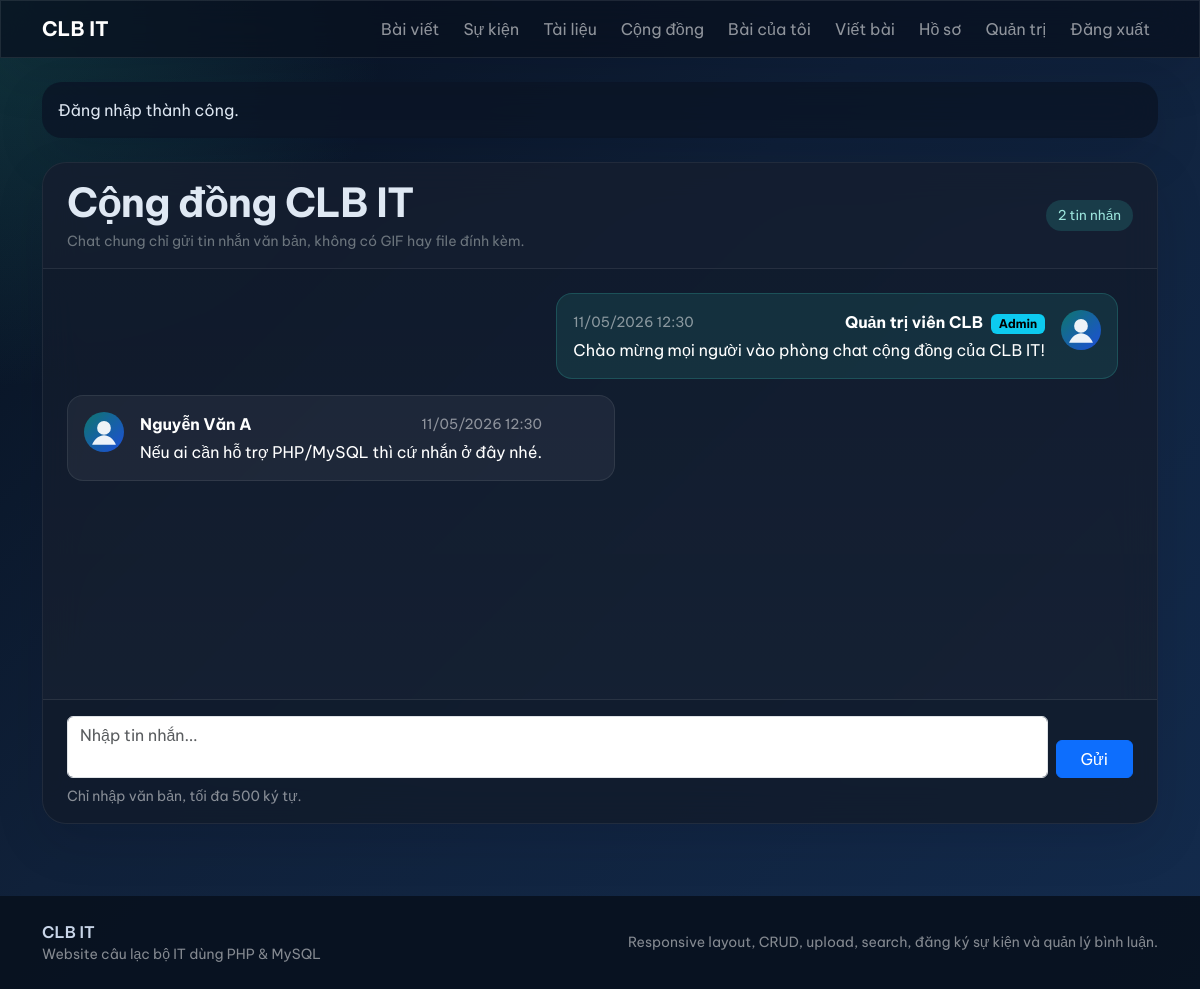
Screenshot of /community.php (signed in) with the database file from the repository.
### tables this page shows
CREATE TABLE community_messages (
    id INT AUTO_INCREMENT PRIMARY KEY,
    user_id INT NOT NULL,
    content VARCHAR(500) NOT NULL,
    status ENUM('visible', 'hidden') NOT NULL DEFAULT 'visible',
    created_at TIMESTAMP DEFAULT CURRENT_TIMESTAMP,
    updated_at TIMESTAMP DEFAULT CURRENT_TIMESTAMP ON UPDATE CURRENT_TIMESTAMP,
    CONSTRAINT fk_community_messages_user FOREIGN KEY (user_id) REFERENCES users(id) ON DELETE CASCADE,
    INDEX idx_community_messages_status (status),
    INDEX idx_community_messages_created_at (created_at)
);

CREATE TABLE users (
    id INT AUTO_INCREMENT PRIMARY KEY,
    fullname VARCHAR(100) NOT NULL,
    email VARCHAR(120) NOT NULL UNIQUE,
    password VARCHAR(255) NOT NULL,
    avatar VARCHAR(255) NULL,
    bio TEXT NULL,
    skills VARCHAR(255) NULL,
    role ENUM('admin', 'member') NOT NULL DEFAULT 'member',
    status ENUM('active', 'locked') NOT NULL DEFAULT 'active',
    created_at TIMESTAMP DEFAULT CURRENT_TIMESTAMP,
    updated_at TIMESTAMP DEFAULT CURRENT_TIMESTAMP ON UPDATE CURRENT_TIMESTAMP,
    INDEX idx_users_role_status (role, status)
);

### config/database.php (called while the page is built, shortened)
<?php
function db(): PDO
{
    static $pdo = null;
    if ($pdo instanceof PDO) {
        return $pdo;
    }
    $dsn = 'mysql:host=' . DB_HOST . ';dbname=' . DB_NAME . ';charset=utf8mb4';
    $pdo = new PDO($dsn, DB_USER, DB_PASS, [
        PDO::ATTR_ERRMODE => PDO::ERRMODE_EXCEPTION,
        PDO::ATTR_DEFAULT_FETCH_MODE => PDO::FETCH_ASSOC,
        PDO::ATTR_EMULATE_PREPARES => false,
    ]);
    return $pdo;
}

### includes/functions.php (called while the page is built, shortened)
<?php
function e(?string $value): string
{
    return htmlspecialchars((string) $value, ENT_QUOTES, 'UTF-8');
}
function current_user_row(): ?array
{
    $stmt = db()->prepare('SELECT * FROM users WHERE id = :id LIMIT 1');
    $stmt->execute(['id' => (int) $_SESSION['user']['id']]);
    $user = $stmt->fetch();
    return $user;
}
function is_logged_in(): bool
{
    return current_user_row() !== null;
}
function current_user_id(): ?int
{
    $user = current_user_row();
    return $user ? (int) $user['id'] : null;
}
function format_datetime(?string $value): string
{
    return date('d/m/Y H:i', strtotime($value));
}

### community.php (the view, shortened to what this page needs)
<?php
require_once __DIR__ . '/config/database.php';
require_once __DIR__ . '/includes/functions.php';
$messagesStmt = db()->query("SELECT m.*, u.fullname, u.avatar, u.role
    FROM community_messages m
    INNER JOIN users u ON u.id = m.user_id
    WHERE m.status = 'visible'
    ORDER BY m.created_at ASC");
$messages = $messagesStmt->fetchAll();
require_once __DIR__ . '/includes/header.php';
?>
<div class="clubit-card p-0 overflow-hidden community-shell">
    <div class="community-header d-flex justify-content-between align-items-center flex-wrap gap-2 px-4 py-3">
        <div>
            <h1 class="section-title mb-1">Cộng đồng CLB IT</h1>
            <div class="text-secondary small">Chat chung chỉ gửi tin nhắn văn bản, không có GIF hay file đính kèm.</div>
        </div>
        <span class="soft-badge"><?php echo count($messages); ?> tin nhắn</span>
    </div>
    <div class="community-chat px-4 py-4 <?php echo empty($messages) ? 'is-empty' : ''; ?>" data-community-chat>
        <?php if (empty($messages)): ?>
            <div class="community-empty-state text-center text-secondary">Chưa có tin nhắn nào. Hãy mở lời trước!</div>
        <?php else: ?>
            <?php foreach ($messages as $message): ?>
                <?php $isMine = (int) $message['user_id'] === (int) (current_user_id() ?? 0); ?>
                        <div class="community-message <?php echo $isMine ? 'is-mine ms-auto' : ''; ?>">
                    <div class="d-flex align-items-start gap-3">
                        <a href="<?php echo e(BASE_URL); ?>/profile.php?id=<?php echo (int) $message['user_id']; ?>" class="text-decoration-none">
                            <img src="<?php echo e($message['avatar'] ? UPLOAD_URL . '/' . $message['avatar'] : BASE_URL . '/assets/images/default-avatar.svg'); ?>" alt="<?php echo e($message['fullname']); ?>" class="rounded-circle" style="width:40px;height:40px;object-fit:cover;">
                        </a>
                        <div class="flex-grow-1">
                            <div class="d-flex justify-content-between align-items-center gap-2 flex-wrap mb-1">
                                <div class="fw-bold text-white">
                                    <a href="<?php echo e(BASE_URL); ?>/profile.php?id=<?php echo (int) $message['user_id']; ?>" class="text-white text-decoration-none">
                                        <?php echo e($message['fullname']); ?>
                                    </a>
                                    <?php echo $message['role'] === 'admin' ? ' <span class="badge text-bg-info ms-1">Admin</span>' : ''; ?>
                                </div>
                                <div class="small text-white-50"><?php echo e(format_datetime($message['created_at'])); ?></div>
                            </div>
                            <div class="text-white"><?php echo nl2br(e($message['content'])); ?></div>
                        </div>
                    </div>
                </div>
            <?php endforeach; ?>
        <?php endif; ?>
    </div>
    <div class="community-composer border-top border-white border-opacity-10 px-4 py-3">
        <?php if (is_logged_in()): ?>
            <form method="post" class="d-flex gap-2 align-items-end">
                <textarea name="content" class="form-control community-input" rows="2" maxlength="500" placeholder="Nhập tin nhắn..." required></textarea>
                <button class="btn btn-primary px-4">Gửi</button>
            </form>
            <div class="small text-white-50 mt-2">Chỉ nhập văn bản, tối đa 500 ký tự.</div>
        <?php else: ?>
            <div class="alert alert-warning mb-0">
                Bạn cần <a href="<?php echo e(BASE_URL); ?>/login.php" class="alert-link">đăng nhập</a> để chat chung.
            </div>
        <?php endif; ?>
    </div>
</div>
<?php require_once __DIR__ . '/includes/footer.php'; ?>

### assets/css/app.css (style rules this page uses)
:root { --clubit-bg: #08111f; --clubit-surface: rgba(12, 21, 39, 0.84); --clubit-card: rgba(255, 255, 255, 0.94); --clubit-accent: #36c2b4; --clubit-accent-2: #1d4ed8; --clubit-text: #dfe8f3; --clubit-muted: #93a4ba; --clubit-border: rgba(255, 255, 255, 0.09); }
* { box-sizing: border-box; }
body { font-family: 'Be Vietnam Pro', sans-serif; background: radial-gradient(circle at top left, rgba(54, 194, 180, 0.18), transparent 28%), radial-gradient(circle at top right, rgba(29, 78, 216, 0.18), transparent 30%), linear-gradient(180deg, #f6fbff 0%, #eef4fb 36%, #e8eef8 100%); color: #0f172a; }
body.clubit-logged-in { background: radial-gradient(circle at top left, rgba(54, 194, 180, 0.2), transparent 25%), linear-gradient(135deg, #07111f 0%, #10213a 42%, #132b4d 100%); color: var(--clubit-text); }
.navbar-glass, .clubit-card, .clubit-panel, .sidebar-glass { backdrop-filter: blur(18px); border: 1px solid var(--clubit-border); box-shadow: 0 18px 50px rgba(2, 8, 23, 0.12); }
.clubit-card, .clubit-panel { background: var(--clubit-card); border-radius: 1.25rem; }
body.clubit-logged-in .clubit-card, body.clubit-logged-in .clubit-panel { background: rgba(12, 21, 39, 0.82); color: var(--clubit-text); }
.section-title { font-weight: 700; letter-spacing: -0.02em; }
.soft-badge { display: inline-flex; align-items: center; gap: 0.4rem; border-radius: 999px; padding: 0.35rem 0.75rem; font-size: 0.85rem; background: rgba(54, 194, 180, 0.12); color: #0f766e; }
body.clubit-logged-in .soft-badge { background: rgba(54, 194, 180, 0.18); color: #9ce5dc; }
.community-chat { display: flex; flex-direction: column; gap: 1rem; flex: 0 0 430px; height: 430px; max-height: 430px; min-height: 0; overflow-y: auto; padding-right: 0.25rem; background: linear-gradient(180deg, rgba(255, 255, 255, 0.02), rgba(255, 255, 255, 0.04)); scrollbar-gutter: stable; overscroll-behavior: contain; scrollbar-width: auto; scrollbar-color: rgba(54, 194, 180, 0.55) rgba(255, 255, 255, 0.04); }
.community-message { padding: 1rem; border-radius: 1rem; background: rgba(255, 255, 255, 0.05); border: 1px solid rgba(255, 255, 255, 0.08); width: fit-content; max-width: min(78%, 720px); }
.community-message.is-mine { background: rgba(54, 194, 180, 0.12); border-color: rgba(54, 194, 180, 0.22); }
.community-message.is-mine .d-flex { flex-direction: row-reverse; }
.community-message.is-mine { margin-left: auto; }
.community-shell { border-radius: 1.5rem; height: auto; display: grid; grid-template-rows: auto 430px auto; overflow: hidden; }
.community-header { flex: 0 0 auto; background: rgba(255, 255, 255, 0.03); border-bottom: 1px solid rgba(255, 255, 255, 0.08); }
.community-composer { flex: 0 0 auto; background: rgba(255, 255, 255, 0.02); }
.community-input { resize: none; min-height: 56px; }

### rows the page displays
community_messages: user.fullname "Quản trị viên CLB", shows "Admin", created_at "11/05/2026 12:30", content "Chào mừng mọi người vào phòng chat cộng đồng của CLB IT!"
community_messages: user.fullname "Nguyễn Văn A", created_at "11/05/2026 12:30", content "Nếu ai cần hỗ trợ PHP/MySQL thì cứ nhắn ở đây nhé."

### other values shown
APP_NAME "CLB IT"
$flash['message'] "Đăng nhập thành công."
count($messages) "2"
